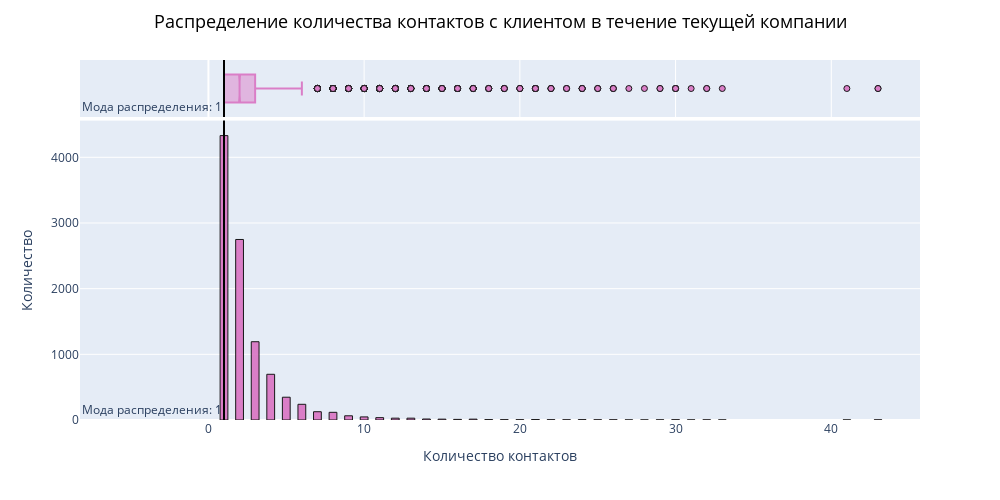

Here is the notebook cell this chart was saved with:
### Code cell
quant_fig('campaign', 'количества контактов с клиентом в течение текущей компании', 'Количество контактов')

### Figure 1 — Plotly figure (JSON) as saved in the notebook; plotly's stock layout.template omitted (floating-point values rounded to 4 significant figures; data arrays with more than 128 entries replaced by an {"elided": "..."} marker saying what was removed)
{"data": [{"alignmentgroup": "True", "bingroup": "x", "hoverinfo": "all", "hovertemplate": "Количество контактов: %{x}<br> Количество: %{y}", "legendgroup": "", "marker": {"color": "rgb(217, 115, 194)", "line": {"color": "black", "width": 1}, "pattern": {"shape": ""}}, "name": "", "nbinsx": 100, "offsetgroup": "", "opacity": 0.9, "orientation": "v", "showlegend": false, "type": "histogram", "x": {"elided": "10105 int values"}, "xaxis": "x", "yaxis": "y"}, {"alignmentgroup": "True", "hoverinfo": "all", "hovertemplate": "Количество контактов: %{x}<br> Количество: %{y}", "legendgroup": "", "marker": {"color": "rgb(217, 115, 194)", "line": {"color": "black", "width": 1}}, "name": "", "notched": true, "offsetgroup": "", "opacity": 0.9, "showlegend": false, "type": "box", "x": {"elided": "10105 int values"}, "xaxis": "x2", "yaxis": "y2"}], "layout": {"annotations": [{"showarrow": false, "text": "Мода распределения: 1", "x": 1, "xanchor": "right", "xref": "x", "y": 0, "yanchor": "bottom", "yref": "y domain"}, {"showarrow": false, "text": "Мода распределения: 1", "x": 1, "xanchor": "right", "xref": "x2", "y": 0, "yanchor": "bottom", "yref": "y2 domain"}], "barmode": "relative", "height": 500, "legend": {"tracegroupgap": 0}, "margin": {"t": 60}, "shapes": [{"line": {"color": "black", "width": 2}, "type": "line", "x0": 1, "x1": 1, "xref": "x", "y0": 0, "y1": 1, "yref": "y domain"}, {"line": {"color": "black", "width": 2}, "type": "line", "x0": 1, "x1": 1, "xref": "x2", "y0": 0, "y1": 1, "yref": "y2 domain"}], "title": {"font": {"color": "black", "size": 18}, "text": "Распределение количества контактов с клиентом в течение текущей компании", "x": 0.5, "xanchor": "center", "y": 0.97, "yanchor": "top"}, "width": 1000, "xaxis": {"anchor": "y", "domain": [0, 1], "showspikes": true, "title": {"text": "Количество контактов"}}, "xaxis2": {"anchor": "y2", "domain": [0, 1], "matches": "x", "showgrid": true, "showspikes": true, "showticklabels": false}, "yaxis": {"anchor": "x", "domain": [0, 0.8316], "showspikes": true, "title": {"text": "Количество"}}, "yaxis2": {"anchor": "x2", "domain": [0.8416, 1], "matches": "y2", "showgrid": false, "showline": false, "showspikes": true, "showticklabels": false, "ticks": ""}}}
